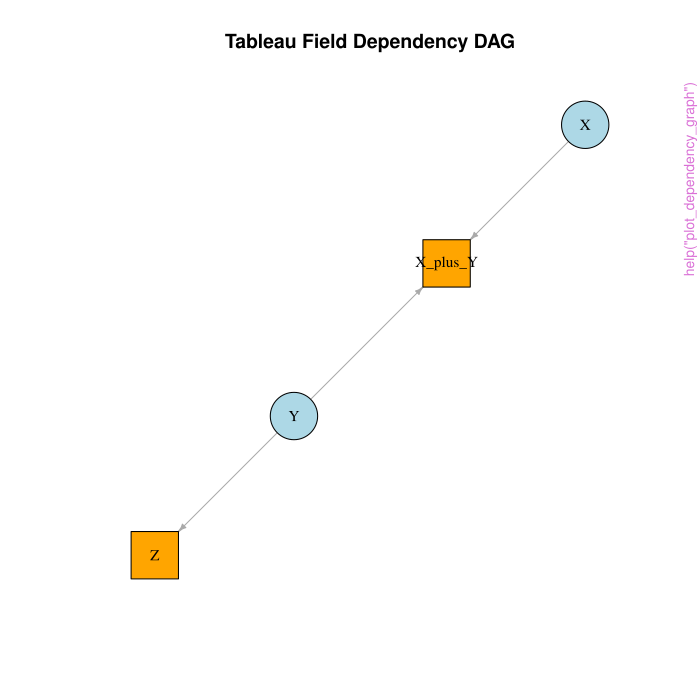

R code for this plot:
pkgname <- "twbparser"
source(file.path(R.home("share"), "R", "examples-header.R"))
options(warn = 1)
options(pager = "console")
base::assign(".ExTimings", "twbparser-Ex.timings", pos = 'CheckExEnv')
base::cat("name\tuser\tsystem\telapsed\n", file=base::get(".ExTimings", pos = 'CheckExEnv'))
base::assign(".format_ptime",
function(x) {
  if(!is.na(x[4L])) x[1L] <- x[1L] + x[4L]
  if(!is.na(x[5L])) x[2L] <- x[2L] + x[5L]
  options(OutDec = '.')
  format(x[1L:3L], digits = 7L)
},
pos = 'CheckExEnv')

### * </HEADER>
library('twbparser')

base::assign(".oldSearch", base::search(), pos = 'CheckExEnv')
base::assign(".old_wd", base::getwd(), pos = 'CheckExEnv')
cleanEx()
nameEx("build_dependency_graph")
### * build_dependency_graph

flush(stderr()); flush(stdout())

base::assign(".ptime", proc.time(), pos = "CheckExEnv")
### Name: build_dependency_graph
### Title: Build a field dependency graph from calculated fields
### Aliases: build_dependency_graph

### ** Examples


fields <- tibble::tibble(
name = c("X_plus_Y", "Z"),
formula = c("[X] + [Y]", "[X_plus_Y] * 2")
)
g <- build_dependency_graph(fields)





base::assign(".dptime", (proc.time() - get(".ptime", pos = "CheckExEnv")), pos = "CheckExEnv")
base::cat("build_dependency_graph", base::get(".format_ptime", pos = 'CheckExEnv')(get(".dptime", pos = "CheckExEnv")), "\n", file=base::get(".ExTimings", pos = 'CheckExEnv'), append=TRUE, sep="\t")
cleanEx()
nameEx("extract_calculated_fields")
### * extract_calculated_fields

flush(stderr()); flush(stdout())

base::assign(".ptime", proc.time(), pos = "CheckExEnv")
### Name: extract_calculated_fields
### Title: Extract calculated fields from a TWB
### Aliases: extract_calculated_fields

### ** Examples

# A tiny TWB shipped with the package:
twb <- system.file("extdata", "test_for_wenjie.twb", package = "twbparser")
stopifnot(nzchar(twb), file.exists(twb))
xml <- xml2::read_xml(twb)
# Extract calculated fields
calcs <- extract_calculated_fields(xml)
head(calcs)




base::assign(".dptime", (proc.time() - get(".ptime", pos = "CheckExEnv")), pos = "CheckExEnv")
base::cat("extract_calculated_fields", base::get(".format_ptime", pos = 'CheckExEnv')(get(".dptime", pos = "CheckExEnv")), "\n", file=base::get(".ExTimings", pos = 'CheckExEnv'), append=TRUE, sep="\t")
cleanEx()
nameEx("extract_columns_with_table_source")
### * extract_columns_with_table_source

flush(stderr()); flush(stdout())

base::assign(".ptime", proc.time(), pos = "CheckExEnv")
### Name: extract_columns_with_table_source
### Title: Extract columns with their source tables from a TWB
### Aliases: extract_columns_with_table_source

### ** Examples


twb <- system.file("extdata", "test_for_wenjie.twb", package = "twbparser")
stopifnot(nzchar(twb), file.exists(twb))
xml <- xml2::read_xml(twb)
fields <- extract_columns_with_table_source(xml)





base::assign(".dptime", (proc.time() - get(".ptime", pos = "CheckExEnv")), pos = "CheckExEnv")
base::cat("extract_columns_with_table_source", base::get(".format_ptime", pos = 'CheckExEnv')(get(".dptime", pos = "CheckExEnv")), "\n", file=base::get(".ExTimings", pos = 'CheckExEnv'), append=TRUE, sep="\t")
cleanEx()
nameEx("extract_datasource_details")
### * extract_datasource_details

flush(stderr()); flush(stdout())

base::assign(".ptime", proc.time(), pos = "CheckExEnv")
### Name: extract_datasource_details
### Title: Extract datasource details from a Tableau TWB
### Aliases: extract_datasource_details

### ** Examples

# Preferred: from a tiny .twb
twb <- system.file("extdata", "test_for_wenjie.twb", package = "twbparser")
if (nzchar(twb) && file.exists(twb)) {
xml <- xml2::read_xml(twb)
res <- extract_datasource_details(xml)
head(res$data_sources)
}

# Alternative: from a tiny .twbx
twbx <- system.file("extdata", "test_for_zip.twbx", package = "twbparser")
if (nzchar(twbx) && file.exists(twbx)) {
members <- twbx_list(twbx)
twb_member <- members$Name[grepl("\\.twb$", members$Name)][1]
if (!is.na(twb_member)) {
xml <- xml2::read_xml(unz(twbx, twb_member))
res <- extract_datasource_details(xml)
head(res$data_sources)
  }
}





base::assign(".dptime", (proc.time() - get(".ptime", pos = "CheckExEnv")), pos = "CheckExEnv")
base::cat("extract_datasource_details", base::get(".format_ptime", pos = 'CheckExEnv')(get(".dptime", pos = "CheckExEnv")), "\n", file=base::get(".ExTimings", pos = 'CheckExEnv'), append=TRUE, sep="\t")
cleanEx()
nameEx("extract_joins")
### * extract_joins

flush(stderr()); flush(stdout())

base::assign(".ptime", proc.time(), pos = "CheckExEnv")
### Name: extract_joins
### Title: Extract Tableau join clauses from <relation type="join"> nodes
### Aliases: extract_joins

### ** Examples


twb <- system.file("extdata", "test_for_wenjie.twb", package = "twbparser")
stopifnot(nzchar(twb), file.exists(twb))
xml <- xml2::read_xml(twb)
extract_joins(xml)





base::assign(".dptime", (proc.time() - get(".ptime", pos = "CheckExEnv")), pos = "CheckExEnv")
base::cat("extract_joins", base::get(".format_ptime", pos = 'CheckExEnv')(get(".dptime", pos = "CheckExEnv")), "\n", file=base::get(".ExTimings", pos = 'CheckExEnv'), append=TRUE, sep="\t")
cleanEx()
nameEx("extract_named_connections")
### * extract_named_connections

flush(stderr()); flush(stdout())

base::assign(".ptime", proc.time(), pos = "CheckExEnv")
### Name: extract_named_connections
### Title: Extract <named-connection> entries from a TWB
### Aliases: extract_named_connections

### ** Examples

# Preferred: read from a tiny '.twb'
twb <- system.file("extdata", "test_for_wenjie.twb", package = "twbparser")
if (nzchar(twb) && file.exists(twb)) {
xml <- xml2::read_xml(twb)
extract_named_connections(xml)
}

# Alternative: read from a tiny '.twbx'
twbx <- system.file("extdata", "test_for_zip.twbx", package = "twbparser")
if (nzchar(twbx) && file.exists(twbx)) {
members <- twbx_list(twbx)
twb_member <- members$Name[grepl("\\.twb$", members$Name)][1]
if (!is.na(twb_member)) {
xml <- xml2::read_xml(utils::unz(twbx, twb_member))
extract_named_connections(xml)
  }
}




base::assign(".dptime", (proc.time() - get(".ptime", pos = "CheckExEnv")), pos = "CheckExEnv")
base::cat("extract_named_connections", base::get(".format_ptime", pos = 'CheckExEnv')(get(".dptime", pos = "CheckExEnv")), "\n", file=base::get(".ExTimings", pos = 'CheckExEnv'), append=TRUE, sep="\t")
cleanEx()
nameEx("extract_parameters")
### * extract_parameters

flush(stderr()); flush(stdout())

base::assign(".ptime", proc.time(), pos = "CheckExEnv")
### Name: extract_parameters
### Title: Extract parameter fields from a TWB
### Aliases: extract_parameters

### ** Examples

twb <- system.file("extdata", "test_for_wenjie.twb", package = "twbparser")
stopifnot(nzchar(twb), file.exists(twb))
xml <- xml2::read_xml(twb)
params <- extract_parameters(xml)
head(params)





base::assign(".dptime", (proc.time() - get(".ptime", pos = "CheckExEnv")), pos = "CheckExEnv")
base::cat("extract_parameters", base::get(".format_ptime", pos = 'CheckExEnv')(get(".dptime", pos = "CheckExEnv")), "\n", file=base::get(".ExTimings", pos = 'CheckExEnv'), append=TRUE, sep="\t")
cleanEx()
nameEx("extract_raw_fields")
### * extract_raw_fields

flush(stderr()); flush(stdout())

base::assign(".ptime", proc.time(), pos = "CheckExEnv")
### Name: extract_raw_fields
### Title: Extract non-calculated, non-parameter fields from a TWB
### Aliases: extract_raw_fields

### ** Examples

twb <- system.file("extdata", "test_for_wenjie.twb", package = "twbparser")
stopifnot(nzchar(twb), file.exists(twb))
xml <- xml2::read_xml(twb)
raw_fields <- extract_raw_fields(xml)
head(raw_fields)





base::assign(".dptime", (proc.time() - get(".ptime", pos = "CheckExEnv")), pos = "CheckExEnv")
base::cat("extract_raw_fields", base::get(".format_ptime", pos = 'CheckExEnv')(get(".dptime", pos = "CheckExEnv")), "\n", file=base::get(".ExTimings", pos = 'CheckExEnv'), append=TRUE, sep="\t")
cleanEx()
nameEx("extract_relations")
### * extract_relations

flush(stderr()); flush(stdout())

base::assign(".ptime", proc.time(), pos = "CheckExEnv")
### Name: extract_relations
### Title: Extract all <relation> tags from a TWB
### Aliases: extract_relations

### ** Examples

twb <- system.file("extdata", "test_for_wenjie.twb", package = "twbparser")
stopifnot(nzchar(twb), file.exists(twb))
xml <- xml2::read_xml(twb)
fields <- extract_columns_with_table_source(xml)
inferred <- infer_implicit_relationships(fields)
head(inferred)





base::assign(".dptime", (proc.time() - get(".ptime", pos = "CheckExEnv")), pos = "CheckExEnv")
base::cat("extract_relations", base::get(".format_ptime", pos = 'CheckExEnv')(get(".dptime", pos = "CheckExEnv")), "\n", file=base::get(".ExTimings", pos = 'CheckExEnv'), append=TRUE, sep="\t")
cleanEx()
nameEx("extract_relationships")
### * extract_relationships

flush(stderr()); flush(stdout())

base::assign(".ptime", proc.time(), pos = "CheckExEnv")
### Name: extract_relationships
### Title: Extract modern relationships from a Tableau TWB
### Aliases: extract_relationships

### ** Examples


twb <- system.file("extdata", "test_for_wenjie.twb", package = "twbparser")
stopifnot(nzchar(twb), file.exists(twb))
xml <- xml2::read_xml(twb)
extract_relationships(xml)





base::assign(".dptime", (proc.time() - get(".ptime", pos = "CheckExEnv")), pos = "CheckExEnv")
base::cat("extract_relationships", base::get(".format_ptime", pos = 'CheckExEnv')(get(".dptime", pos = "CheckExEnv")), "\n", file=base::get(".ExTimings", pos = 'CheckExEnv'), append=TRUE, sep="\t")
cleanEx()
nameEx("extract_twb_from_twbx")
### * extract_twb_from_twbx

flush(stderr()); flush(stdout())

base::assign(".ptime", proc.time(), pos = "CheckExEnv")
### Name: extract_twb_from_twbx
### Title: Extract the .twb (and optionally all files) from a .twbx
### Aliases: extract_twb_from_twbx

### ** Examples

## Don't show: 
if (nzchar(system.file("extdata", "test_for_zip.twbx", package = "twbparser"))) (if (getRversion() >= "3.4") withAutoprint else force)({ # examplesIf
## End(Don't show)
twbx <- system.file("extdata", "test_for_zip.twbx", package = "twbparser")
res  <- extract_twb_from_twbx(twbx, extract_all = FALSE)
basename(res$twb_path)
## Don't show: 
}) # examplesIf
## End(Don't show)



base::assign(".dptime", (proc.time() - get(".ptime", pos = "CheckExEnv")), pos = "CheckExEnv")
base::cat("extract_twb_from_twbx", base::get(".format_ptime", pos = 'CheckExEnv')(get(".dptime", pos = "CheckExEnv")), "\n", file=base::get(".ExTimings", pos = 'CheckExEnv'), append=TRUE, sep="\t")
cleanEx()
nameEx("infer_implicit_relationships")
### * infer_implicit_relationships

flush(stderr()); flush(stdout())

base::assign(".ptime", proc.time(), pos = "CheckExEnv")
### Name: infer_implicit_relationships
### Title: Infer implicit relationships between tables from field metadata
### Aliases: infer_implicit_relationships

### ** Examples

twb <- system.file("extdata", "test_for_wenjie.twb", package = "twbparser")
stopifnot(nzchar(twb), file.exists(twb))
xml <- xml2::read_xml(twb)
fields <- extract_columns_with_table_source(xml)
inferred <- infer_implicit_relationships(fields)
head(inferred)





base::assign(".dptime", (proc.time() - get(".ptime", pos = "CheckExEnv")), pos = "CheckExEnv")
base::cat("infer_implicit_relationships", base::get(".format_ptime", pos = 'CheckExEnv')(get(".dptime", pos = "CheckExEnv")), "\n", file=base::get(".ExTimings", pos = 'CheckExEnv'), append=TRUE, sep="\t")
cleanEx()
nameEx("plot_dependency_graph")
### * plot_dependency_graph

flush(stderr()); flush(stdout())

base::assign(".ptime", proc.time(), pos = "CheckExEnv")
### Name: plot_dependency_graph
### Title: Plot a field dependency graph
### Aliases: plot_dependency_graph

### ** Examples

fields <- tibble::tibble(
name = c("X_plus_Y", "Z"),
formula = c("[X] + [Y]", "[X_plus_Y] * 2")
)
g <- build_dependency_graph(fields)
plot_dependency_graph(g, fields)           # nondeterministic layout
plot_dependency_graph(g, fields, seed = 1) # deterministic layout




base::assign(".dptime", (proc.time() - get(".ptime", pos = "CheckExEnv")), pos = "CheckExEnv")
base::cat("plot_dependency_graph", base::get(".format_ptime", pos = 'CheckExEnv')(get(".dptime", pos = "CheckExEnv")), "\n", file=base::get(".ExTimings", pos = 'CheckExEnv'), append=TRUE, sep="\t")
cleanEx()
nameEx("tbs_custom_sql_graphql")
### * tbs_custom_sql_graphql

flush(stderr()); flush(stdout())

base::assign(".ptime", proc.time(), pos = "CheckExEnv")
### Name: tbs_custom_sql_graphql
### Title: Custom SQL (Metadata API) for a published item
### Aliases: tbs_custom_sql_graphql

### ** Examples

## Don't show: 
if (all(nzchar(Sys.getenv(c("TABLEAU_BASE_URL","TABLEAU_SITE","TABLEAU_PAT"))))) (if (getRversion() >= "3.4") withAutoprint else force)({ # examplesIf
## End(Don't show)
tbs_custom_sql_graphql("abc-123")
## Don't show: 
}) # examplesIf
## End(Don't show)



base::assign(".dptime", (proc.time() - get(".ptime", pos = "CheckExEnv")), pos = "CheckExEnv")
base::cat("tbs_custom_sql_graphql", base::get(".format_ptime", pos = 'CheckExEnv')(get(".dptime", pos = "CheckExEnv")), "\n", file=base::get(".ExTimings", pos = 'CheckExEnv'), append=TRUE, sep="\t")
cleanEx()
nameEx("tbs_publish_info")
### * tbs_publish_info

flush(stderr()); flush(stdout())

base::assign(".ptime", proc.time(), pos = "CheckExEnv")
### Name: tbs_publish_info
### Title: Publish info for a workbook or datasource on 'Tableau'
###   Server/Cloud
### Aliases: tbs_publish_info

### ** Examples

## Don't show: 
if (all(nzchar(Sys.getenv(c("TABLEAU_BASE_URL","TABLEAU_SITE","TABLEAU_PAT"))))) (if (getRversion() >= "3.4") withAutoprint else force)({ # examplesIf
## End(Don't show)
tbs_publish_info("abc-123")
## Don't show: 
}) # examplesIf
## End(Don't show)



base::assign(".dptime", (proc.time() - get(".ptime", pos = "CheckExEnv")), pos = "CheckExEnv")
base::cat("tbs_publish_info", base::get(".format_ptime", pos = 'CheckExEnv')(get(".dptime", pos = "CheckExEnv")), "\n", file=base::get(".ExTimings", pos = 'CheckExEnv'), append=TRUE, sep="\t")
cleanEx()
nameEx("twbx_extract_files")
### * twbx_extract_files

flush(stderr()); flush(stdout())

base::assign(".ptime", proc.time(), pos = "CheckExEnv")
### Name: twbx_extract_files
### Title: Extract specific files from a .twbx
### Aliases: twbx_extract_files

### ** Examples

## Don't show: 
if (nzchar(system.file("extdata", "test_for_zip.twbx", package = "twbparser"))) (if (getRversion() >= "3.4") withAutoprint else force)({ # examplesIf
## End(Don't show)
twbx <- system.file("extdata", "test_for_zip.twbx", package = "twbparser")
files <- twbx_extract_files(twbx, types = c("workbook"))
head(files)
## Don't show: 
}) # examplesIf
## End(Don't show)



base::assign(".dptime", (proc.time() - get(".ptime", pos = "CheckExEnv")), pos = "CheckExEnv")
base::cat("twbx_extract_files", base::get(".format_ptime", pos = 'CheckExEnv')(get(".dptime", pos = "CheckExEnv")), "\n", file=base::get(".ExTimings", pos = 'CheckExEnv'), append=TRUE, sep="\t")
cleanEx()
nameEx("twbx_list")
### * twbx_list

flush(stderr()); flush(stdout())

base::assign(".ptime", proc.time(), pos = "CheckExEnv")
### Name: twbx_list
### Title: List contents of a Tableau .twbx
### Aliases: twbx_list

### ** Examples

## Don't show: 
if (nzchar(system.file("extdata", "test_for_zip.twbx", package = "twbparser"))) (if (getRversion() >= "3.4") withAutoprint else force)({ # examplesIf
## End(Don't show)
twbx <- system.file("extdata", "test_for_zip.twbx", package = "twbparser")
twbx_list(twbx)
## Don't show: 
}) # examplesIf
## End(Don't show)



base::assign(".dptime", (proc.time() - get(".ptime", pos = "CheckExEnv")), pos = "CheckExEnv")
base::cat("twbx_list", base::get(".format_ptime", pos = 'CheckExEnv')(get(".dptime", pos = "CheckExEnv")), "\n", file=base::get(".ExTimings", pos = 'CheckExEnv'), append=TRUE, sep="\t")
cleanEx()
nameEx("validate_relationships")
### * validate_relationships

flush(stderr()); flush(stdout())

base::assign(".ptime", proc.time(), pos = "CheckExEnv")
### Name: validate_relationships
### Title: Validate relationships against available datasources and fields
### Aliases: validate_relationships

### ** Examples

twb <- system.file("extdata", "test_for_wenjie.twb", package = "twbparser")
if (nzchar(twb) && file.exists(twb)) {
  parser <- TwbParser$new(twb)
  res <- validate_relationships(parser)
  if (!res$ok) print(res$issues)
}





base::assign(".dptime", (proc.time() - get(".ptime", pos = "CheckExEnv")), pos = "CheckExEnv")
base::cat("validate_relationships", base::get(".format_ptime", pos = 'CheckExEnv')(get(".dptime", pos = "CheckExEnv")), "\n", file=base::get(".ExTimings", pos = 'CheckExEnv'), append=TRUE, sep="\t")
### * <FOOTER>
###
cleanEx()
options(digits = 7L)
base::cat("Time elapsed: ", proc.time() - base::get("ptime", pos = 'CheckExEnv'),"\n")
grDevices::dev.off()
###
### Local variables: ***
### mode: outline-minor ***
### outline-regexp: "\\(> \\)?### [*]+" ***
### End: ***
quit('no')
